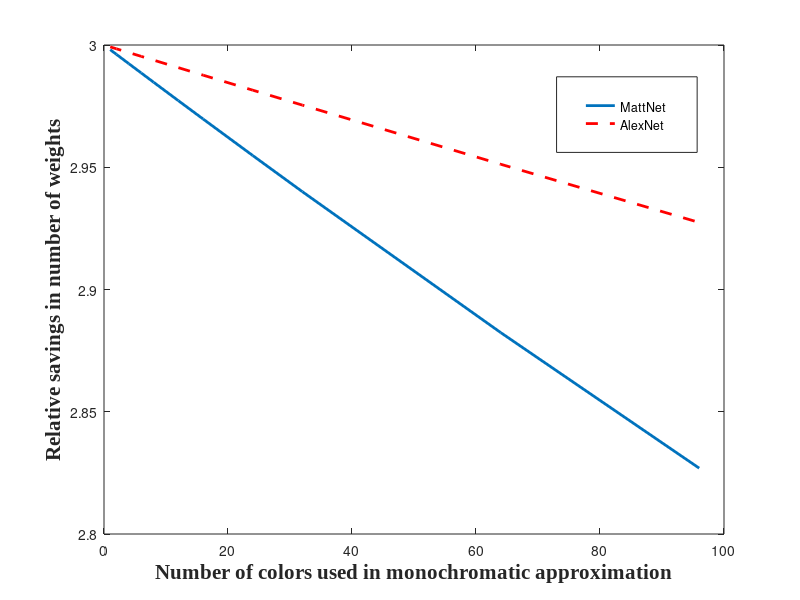

Write the MATLAB code that produced this figure.
num_colors = [1, 2, 4, 6, 8, 12, 16, 24, 32, 64, 96];

figure1 = figure('Position', [0, 0, 700, 500]);

% Matt
C = 3;
F = 96;
X = 7;
N = 224;
M = 110;

approx_weights = [];
for i = 1:length(num_colors)
   CC = num_colors(i);
   nw = CC * C + X * X * F;
   approx_weights = [approx_weights, nw]; 
end

orig_weights = C * X * X * F;

plot(num_colors, orig_weights ./ approx_weights, 'linewidth', 2);
hold on;

% Alex
C = 3;
F = 96;
X = 11;
N = 224;
M = 55;

approx_weights = [];
for i = 1:length(num_colors)
   CC = num_colors(i);
   nw = CC * C + X * X * F;
   approx_weights = [approx_weights, nw]; 
end

orig_weights = C * X * X * F;

plot(num_colors, orig_weights ./ approx_weights, 'r--', 'linewidth', 2);


xlabel('Number of colors used in monochromatic approximation', 'FontSize', 15, 'FontName', 'TimesNewRoman', 'FontWeight', 'bold');
ylabel('Relative savings in number of weights', 'FontSize', 15, 'FontName', 'TimesNewRoman', 'FontWeight', 'bold');
legend1 = legend('MattNet', 'AlexNet');

set(legend1,'Position',[0.695714285714286 0.746 0.175714285714286 0.126]);

saveas(figure1, 'expr_compress/paper/img/monochromatic_numcolors_vs_numweights', 'epsc');